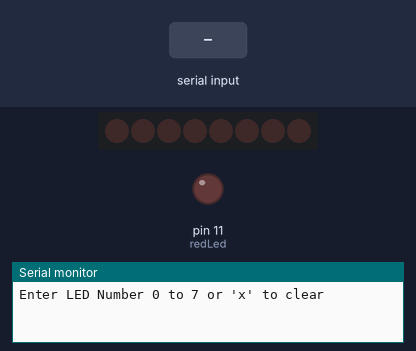
A sketch run on a simulated Arduino Uno, built with avr-gcc and run on an emulated ATmega328P. Parts: 8 shift-register outputs drawn as a row of LEDs (first output left, lit = HIGH), output pins drawn as LEDs (lit = HIGH), the last lines printed to the serial monitor. Wiring (inferred from the names in the program): shift register (74HC595): data pin 4; shift clock pin 6; latch pin 5. Wiring (inferred from the signals the program sends): row of LEDs: on Q0, Q1, Q2, Q3, Q4, Q5, Q6, Q7. Inputs (shaded band) come from the test bench. Pins used as bus, display or sensor lines are not drawn.

Above: at 1.2 s.
1.3 s: "90,45\n" received over Serial
At 1.7 s:
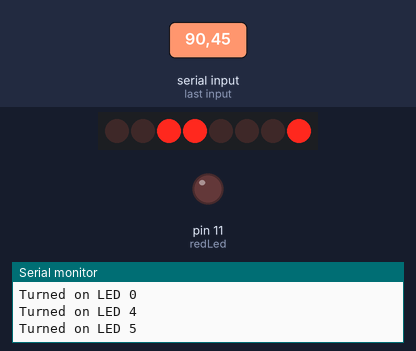
2.8 s: "x,45\n" received over Serial
At 3.7 s:
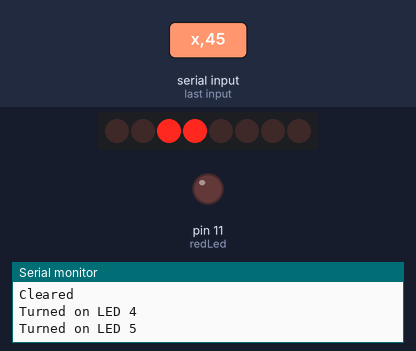
4.3 s: "30,150\n" received over Serial
At 5.1 s:
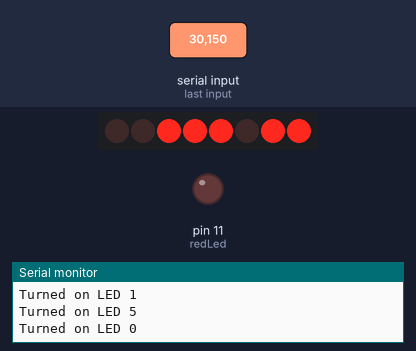
5.8 s: "200\n" received over Serial
At 6.2 s:
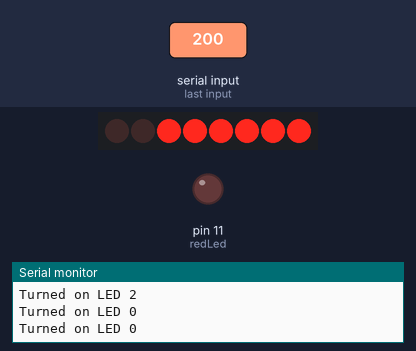
7.3 s: "x90\n" received over Serial
At 8.5 s:
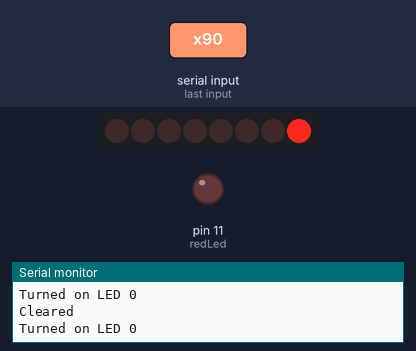
8.8 s: "5\n" received over Serial
At 9.6 s:
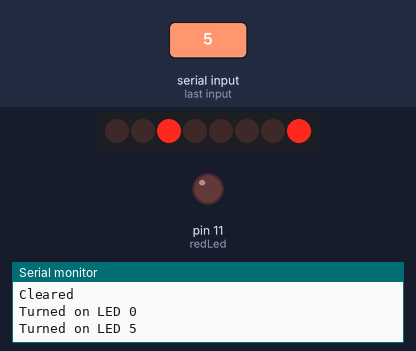
Timing chart, 0 to 11.3 s (numbered marks = the images above; inputs shaded):
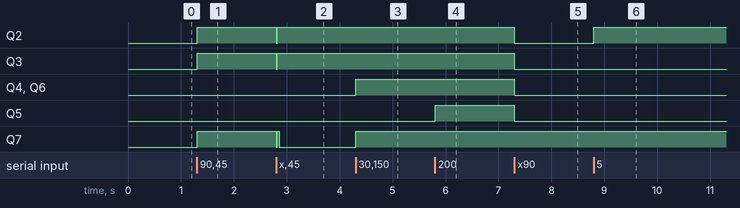

The sketch:

Serial_Monitor.ino
```cpp
/*
 * Sep 12, 2019
 * Eric Li
Adafruit Arduino - Lesson 4. 8 LEDs and a Shift Register
Adafruit Arduino - Lesson 5. The Serial Monitor
*/
int latchPin = 5;
int clockPin = 6;
int dataPin = 4;
int redLed = 11;
byte leds = 0;
const int trigPin = 9;
const int echoPin = 10;

long duration1;
long duration2;
int distance;

void setup(){
pinMode(latchPin, OUTPUT);
pinMode(dataPin, OUTPUT);
pinMode(clockPin, OUTPUT);
pinMode(trigPin, OUTPUT);
pinMode(echoPin, INPUT);
pinMode(redLed, OUTPUT);
Serial.begin(9600);
while (! Serial);
Serial.println("Enter LED Number 0 to 7 or 'x' to clear");
}

void loop(){
  if (Serial.available()){
    char ch = Serial.read();
    if (ch >= '0' && ch <= '7'){
      int led = ch - '0';
      bitSet(leds, led);
      updateShiftRegister();
      Serial.print("Turned on LED ");
      Serial.println(led);
    }
    if (ch == 'x'){
      leds = 0;
      updateShiftRegister();
      Serial.println("Cleared");
    }
  }
}


void updateShiftRegister(){
  digitalWrite(latchPin, LOW);
  shiftOut(dataPin, clockPin, LSBFIRST, leds);
  digitalWrite(latchPin, HIGH);
}
```

Measured:
- after the input at 1.3 s, Q2, Q3, Q7: LOW → HIGH at once
- after the input at 2.8 s, Q2, Q3: HIGH → LOW at once, → HIGH 0.02 s later; Q7: HIGH → LOW at once, → HIGH 0.02 s later, → LOW 0.04 s later
- after the input at 4.3 s, Q4, Q6, Q7: LOW → HIGH at once
- after the input at 5.8 s, Q5: LOW → HIGH at once
- after the input at 7.3 s, Q2–6: HIGH → LOW at once
- after the input at 8.8 s, Q2: LOW → HIGH at once
